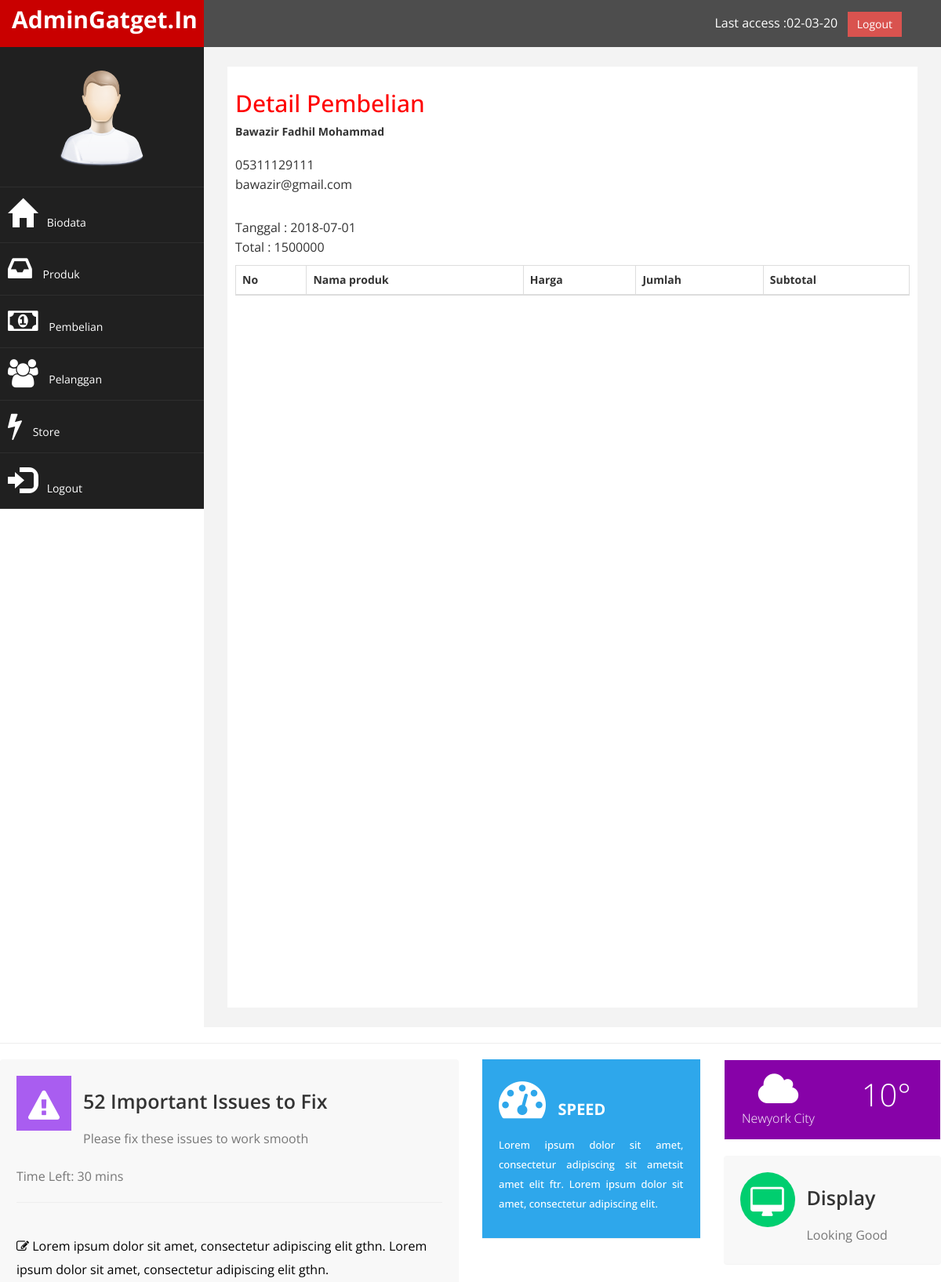
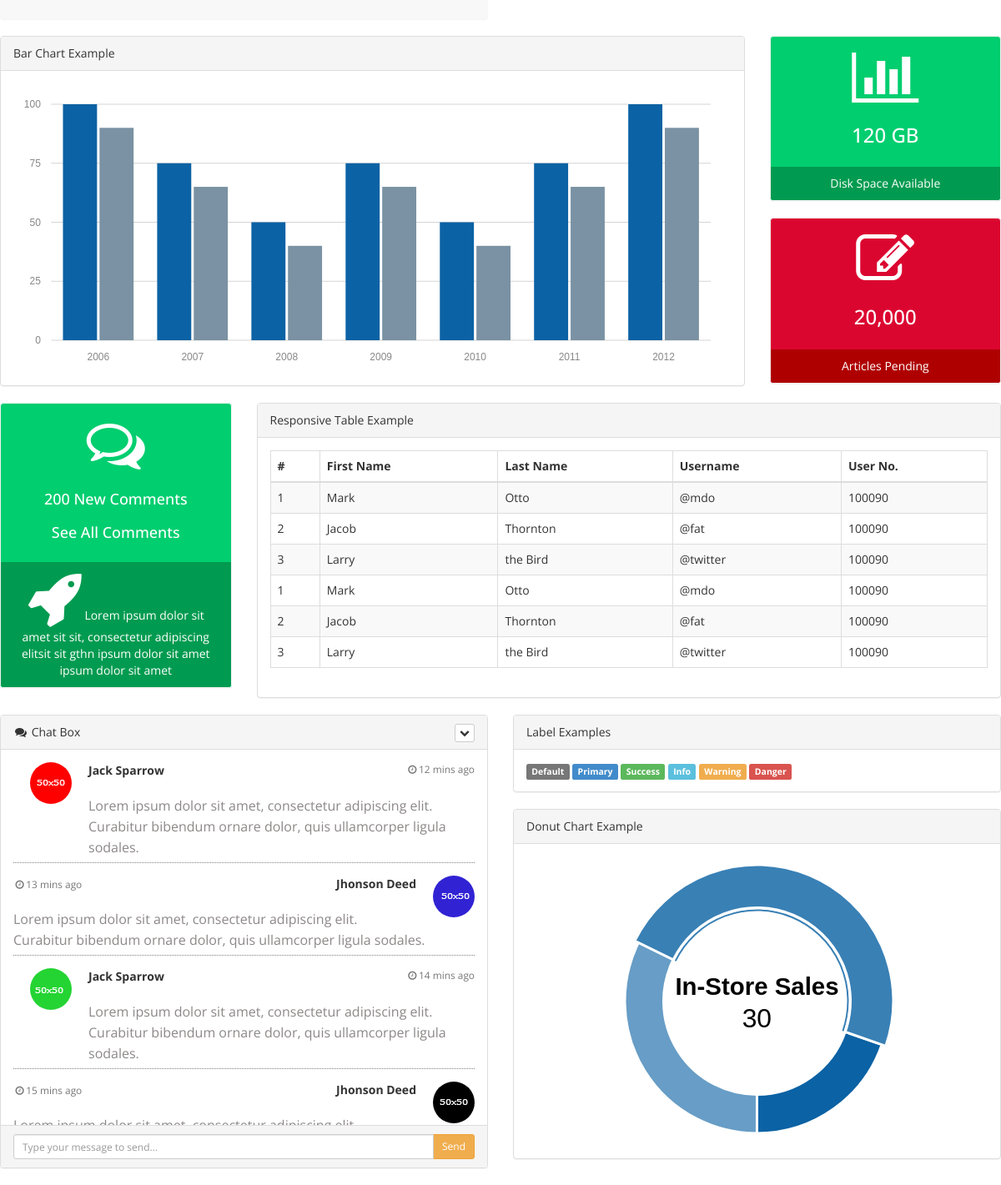
The app's page /admin/index.php?halaman=detail&id=1 with its own data (2 pictures, top to bottom).
### tables this page shows
CREATE TABLE IF NOT EXISTS `pelanggan` (
  `id_pelanggan` int(11) NOT NULL AUTO_INCREMENT,
  `email_pelanggan` varchar(100) NOT NULL,
  `password_pelanggan` varchar(50) NOT NULL,
  `nama_pelanggan` varchar(100) NOT NULL,
  `telepon_pelanggan` varchar(25) NOT NULL,
  `alamat_pelanggan` text NOT NULL,
  PRIMARY KEY (`id_pelanggan`)
);

CREATE TABLE IF NOT EXISTS `pembelian` (
  `id_pembelian` int(11) NOT NULL AUTO_INCREMENT,
  `id_pelanggan` int(11) NOT NULL,
  `id_ongkir` int(11) NOT NULL,
  `tanggal_pembelian` date NOT NULL,
  `total_pembelian` int(11) NOT NULL,
  PRIMARY KEY (`id_pembelian`)
);

### admin/detail.php (the view, shortened to what this page needs)
<?php
 $koneksi = new mysqli("localhost","root","","trainittoko");
?>
<h2>Detail Pembelian</h2>
<?php
	$ambil = $koneksi->query("SELECT * FROM pembelian JOIN pelanggan
		ON pembelian.id_pelanggan=pelanggan.id_pelanggan
		WHERE pembelian.id_pelanggan='$_GET[id]'");
	$detail = $ambil->fetch_assoc();
?>
<strong><?php echo $detail['nama_pelanggan']; ?> </strong><br>
<p>
	<?php echo $detail['telepon_pelanggan']; ?><br>
	<?php echo $detail['email_pelanggan']; ?>
</p>
<p>
	Tanggal : <?php echo $detail['tanggal_pembelian']; ?><br>
	Total : <?php echo $detail['total_pembelian']; ?>
</p>
<table class="table table-bordered">
	<thead>
		<tr>
			<th>No</th>
			<th>Nama produk</th>
			<th>Harga</th>
			<th>Jumlah</th>
			<th>Subtotal</th>
		</tr>
	</thead>
</table>

### admin/assets/css/custom.css (style rules this page uses)
body { font-family: 'Open Sans', sans-serif; }
h2 { color: #f00; }
p { font-size:16px; line-height:25px; padding-top:20px; }

### records on screen
pelanggan: nama_pelanggan "Bawazir Fadhil Mohammad", telepon_pelanggan "05311129111", email_pelanggan "bawazir@gmail.com"
pembelian: tanggal_pembelian "2018-07-01", total_pembelian "1500000"
